Frame 1 (no input): blank canvas, image omitted
Frame 60 (no input): blank canvas, image omitted
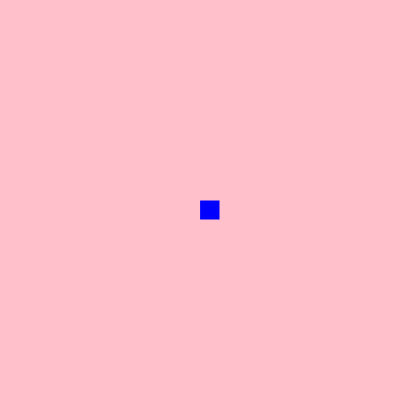
Frame 120 (the mouse pressed at the canvas centre since frame 60)

The p5.js sketch whose frames 1 and 60 were blank and that drew this single picture after the mouse press (run headless with seeded random() and noise() and a simulated clock; from frame 60 on, the mouse is pressed at the canvas centre):

// p5.js sketch
// ── sketch.js
function setup() {
    createCanvas(400, 400);
    background("pink");
  }
  
  function draw() { 
    stroke("pink")
    fill( "blue");
    
   if(mouseIsPressed) {
    rect(mouseX, mouseY, 20, 20);
  }}
  
  
    
